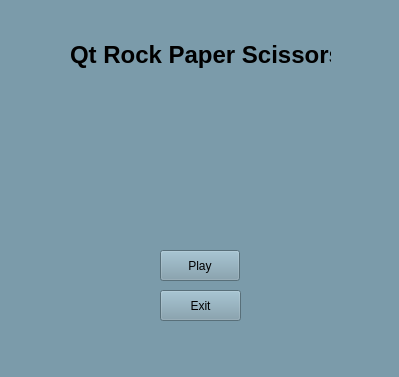
<?xml version="1.0" encoding="UTF-8"?>
<ui version="4.0">
 <class>MainWindow</class>
 <widget class="QMainWindow" name="MainWindow">
  <property name="geometry">
   <rect>
    <x>0</x>
    <y>0</y>
    <width>399</width>
    <height>377</height>
   </rect>
  </property>
  <property name="windowTitle">
   <string>MainWindow</string>
  </property>
  <property name="styleSheet">
   <string notr="true">background-color: rgb(123, 155, 170);</string>
  </property>
  <widget class="QWidget" name="centralwidget">
   <widget class="QPushButton" name="playButton">
    <property name="geometry">
     <rect>
      <x>160</x>
      <y>250</y>
      <width>80</width>
      <height>31</height>
     </rect>
    </property>
    <property name="text">
     <string>Play</string>
    </property>
   </widget>
   <widget class="QPushButton" name="exitButton">
    <property name="geometry">
     <rect>
      <x>160</x>
      <y>290</y>
      <width>81</width>
      <height>31</height>
     </rect>
    </property>
    <property name="text">
     <string>Exit</string>
    </property>
   </widget>
   <widget class="QLabel" name="label">
    <property name="geometry">
     <rect>
      <x>70</x>
      <y>30</y>
      <width>261</width>
      <height>51</height>
     </rect>
    </property>
    <property name="text">
     <string>&lt;html&gt;&lt;head/&gt;&lt;body&gt;&lt;p align=&quot;center&quot;&gt;&lt;span style=&quot; font-size:18pt; font-weight:600;&quot;&gt;Qt Rock Paper Scissors&lt;/span&gt;&lt;/p&gt;&lt;/body&gt;&lt;/html&gt;</string>
    </property>
   </widget>
   <widget class="QLabel" name="label_2">
    <property name="geometry">
     <rect>
      <x>80</x>
      <y>80</y>
      <width>241</width>
      <height>151</height>
     </rect>
    </property>
    <property name="text">
     <string/>
    </property>
    <property name="pixmap">
     <pixmap>../../../../../Downloads/rps.png</pixmap>
    </property>
   </widget>
  </widget>
  <widget class="QStatusBar" name="statusbar"/>
 </widget>
 <resources/>
 <connections/>
</ui>
